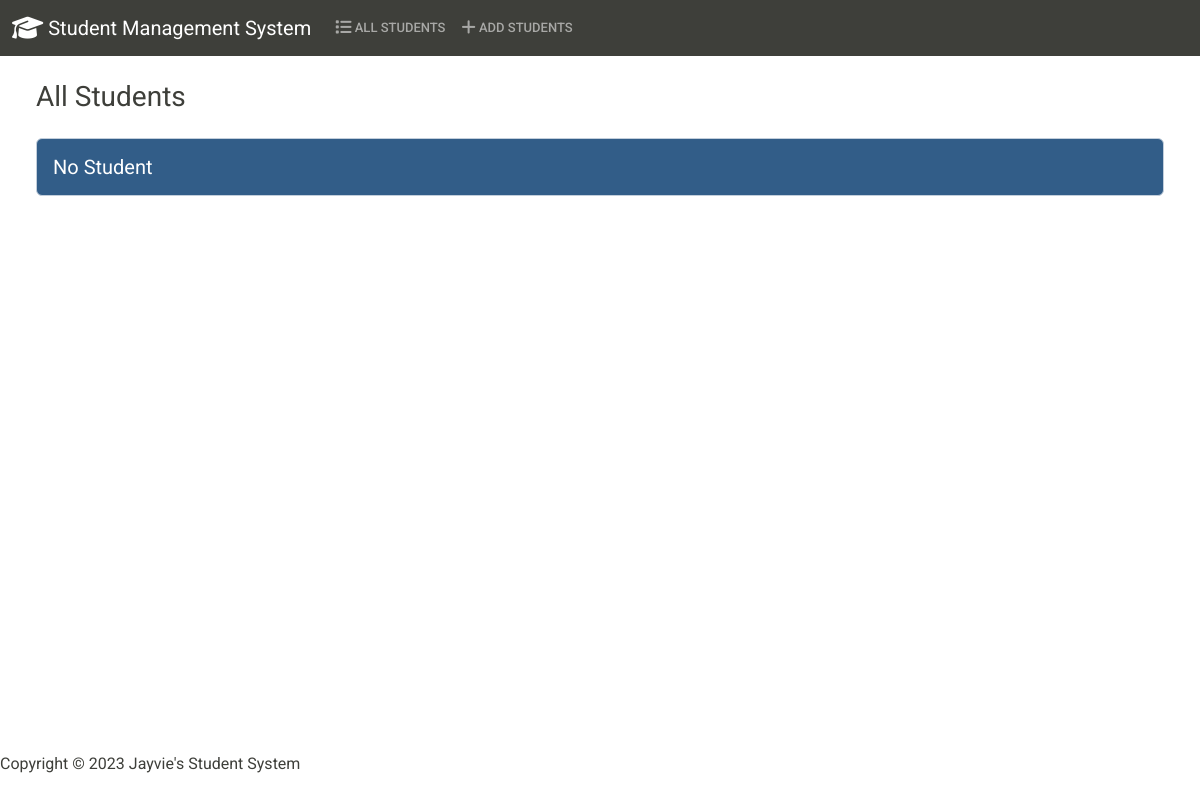
The app's page /, older data.
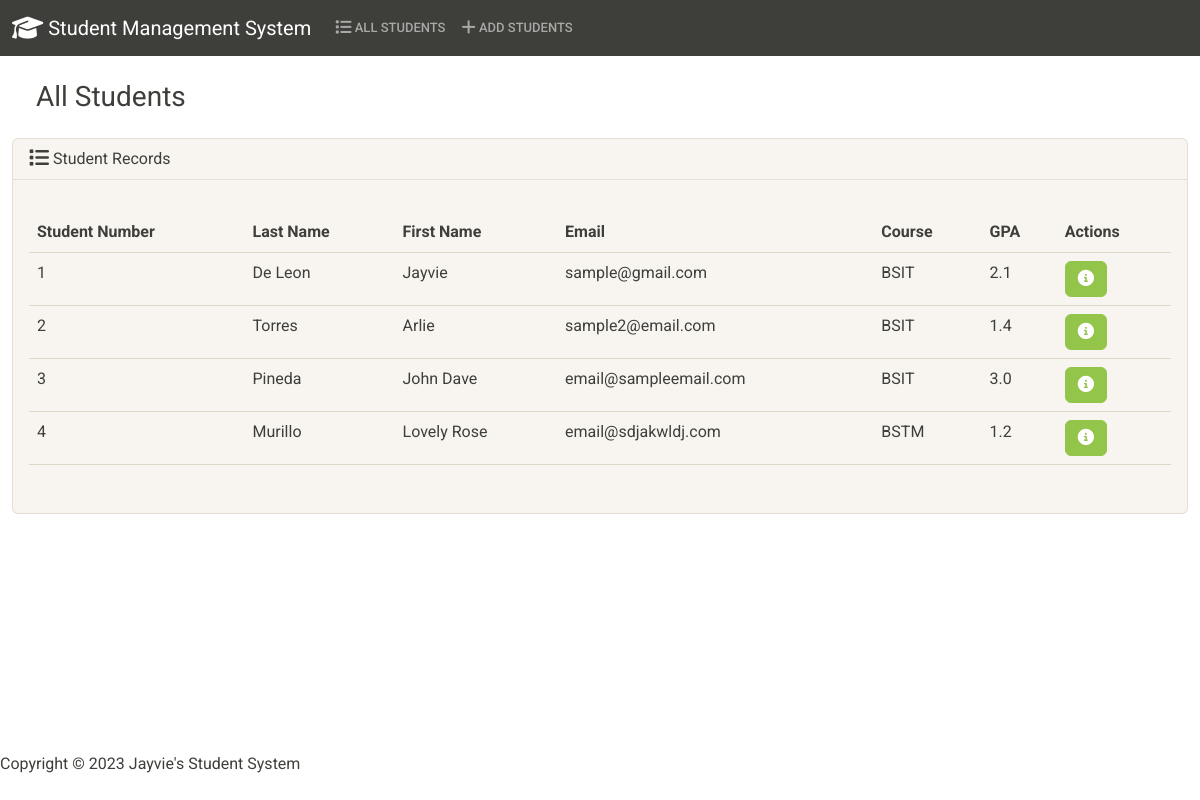
The same page, newer data.
### students/models.py (models this page shows, shortened)
class Student(models.Model):
    student_number = models.PositiveBigIntegerField()
    first_name = models.CharField(max_length=50)
    last_name = models.CharField(max_length=50)
    email = models.EmailField(max_length=100)
    course = models.CharField(max_length=50)
    gpa = models.FloatField()

### students/views.py (the view)
# urls.py: path('', views.index, name='index'),
def index(request):
    return render(request, 'students/index.html',{
        'students': Student.objects.all()
        })

### students/templates/students/index.html (shortened to what this page needs)
{% extends 'students/base.html' %}
{% block body %}
<h3 class="m-4">All Students</h3>
<div class="row">
  <div class="col=12">
    {% if students %}
    <div class="card bg-light mg-4 mb-4">
      <div class="card-header">
        <i class="fa-solid fa-list fa-lg"></i> Student Records
      </div>
      <div class="card-body">
        <p class="card-text">
          <div class="table-responsive">
            <table class="table table-hover">
              <thead>
                <tr>
                  <th scope="col">Student Number</th>
                  <th scope="col">Last Name</th>
                  <th scope="col">First Name</th>
                  <th scope="col">Email</th>
                  <th scope="col">Course</th>
                  <th scope="col">GPA </th>
                  <th scope="col">Actions</th>
                </tr>
              </thead>
              <tbody>
                {% for student in students %}
                <tr>
                  <td>{{ student.student_number }}</td>
                  <td>{{ student.last_name }}</td>
                  <td>{{ student.first_name }}</td>
                  <td>{{ student.email }}</td>
                  <td>{{ student.course }}</td>
                  <td>{{ student.gpa }}</td>
                  <td>
                    <button type="button" class="btn btn-success me-1" href="{% url 'view_student' student.id %}" data-bs-toggle="modal" data-bs-target="#myModal{{student.id}}"></button>
                  </td>
                </tr>
                {% endfor %}
              </tbody>
            </table>
          </div>
        </p>
      </div>
    </div>
    {% else %}
    <h5 class="alert alert-primary ms-4 me-4">No Student</h5>
    {% endif %}
  </div>
</div>
  {% endblock %}

### students/templates/students/base.html (shortened to what this page needs)
{% load static %}
<!DOCTYPE html>
<html lang="en">
  <head>
    <link
      rel="stylesheet"
      href="https://cdnjs.cloudflare.com/ajax/libs/font-awesome/6.4.0/css/all.min.css"
    />
    <link href="{% static 'css/bootstrap.min.css' %}" rel="stylesheet" />
  </head>
  <body class="d-flex flex-column min-vh-100">
    <nav class="navbar navbar-expand-lg navbar-dark bg-dark">
      <div class="container-fluid">
        <a class="navbar-brand" href="{% url 'index' %}">
          <i class="fa-solid fa-graduation-cap fa-lg"></i> Student Management
          System</a
        >
        <div class="collapse navbar-collapse" id="navbarColor02">
          <ul class="navbar-nav me-auto">
            <li class="nav-item">
              <a class="nav-link" href="{% url 'index' %}">
                 All Students</a
              >
            </li>
            <li class="nav-item">
              <a class="nav-link" href="{% url 'add' %}">
                 Add Students</a
              >
            </li>
          </ul>
        </div>
      </div>
    </nav>
    <div class="container-fluid">{% block body %} {% endblock %}</div>
    <footer class="mt-auto mb-4">
      <div class="center">
        <span>
          Copyright &copy;
          Jayvie's Student System
        </span>
      </div>
    </footer>
  </body>
</html>

Row changes from the older to the newer data that the page shows:
added Student: student_number "1", last_name "De Leon", first_name "Jayvie", email "sample@gmail.com", course "BSIT", gpa "2.1"
added Student: student_number "2", last_name "Torres", first_name "Arlie", email "sample2@email.com", course "BSIT", gpa "1.4"
added Student: student_number "3", last_name "Pineda", first_name "John Dave", email "email@sampleemail.com", course "BSIT", gpa "3.0"
added Student: student_number "4", last_name "Murillo", first_name "Lovely Rose", email "email@sdjakwldj.com", course "BSTM", gpa "1.2"
Text that changed along with them:
text no longer shown: "No Student"
text now shown: "Student Records Student Number Last Name First Name Email Course GPA Actions"
